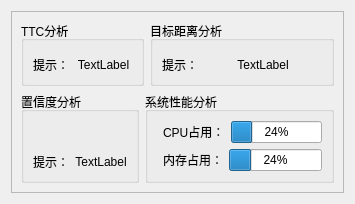
     <widget class="QWidget" name="tab_analysis">
      <attribute name="title">
       <string>深度分析</string>
      </attribute>
      <layout class="QVBoxLayout" name="verticalLayout_12">
       <item>
        <widget class="QFrame" name="frame_2">
         <property name="frameShape">
          <enum>QFrame::Shape::StyledPanel</enum>
         </property>
         <property name="frameShadow">
          <enum>QFrame::Shadow::Raised</enum>
         </property>
         <layout class="QVBoxLayout" name="verticalLayout_18">
          <item>
           <layout class="QVBoxLayout" name="verticalLayout_11" stretch="5,5">
            <item>
             <layout class="QHBoxLayout" name="horizontalLayout_8" stretch="4,6">
              <item>
               <widget class="QGroupBox" name="groupBox_7">
                <property name="title">
                 <string>TTC分析</string>
                </property>
                <layout class="QVBoxLayout" name="verticalLayout_16">
                 <item>
                  <layout class="QVBoxLayout" name="verticalLayout_15" stretch="8,2">
                   <item>
                    <widget class="PlotWidget" name="plot_sensor_center" native="true">
                     <property name="font">
                      <font>
                       <family>Microsoft YaHei UI</family>
                       <pointsize>-1</pointsize>
                       <stylestrategy>NoAntialias</stylestrategy>
                      </font>
                     </property>
                    </widget>
                   </item>
                   <item>
                    <layout class="QHBoxLayout" name="horizontalLayout_15" stretch="2,8">
                     <item>
                      <widget class="QLabel" name="label_5">
                       <property name="text">
                        <string>提示：</string>
                       </property>
                       <property name="alignment">
                        <set>Qt::AlignmentFlag::AlignCenter</set>
                       </property>
                      </widget>
                     </item>
                     <item>
                      <widget class="QLabel" name="label_prompt">
                       <property name="text">
                        <string>TextLabel</string>
                       </property>
                       <property name="alignment">
                        <set>Qt::AlignmentFlag::AlignCenter</set>
                       </property>
                      </widget>
                     </item>
                    </layout>
                   </item>
                  </layout>
                 </item>
                </layout>
               </widget>
              </item>
              <item>
               <widget class="QGroupBox" name="groupBox_8">
                <property name="title">
                 <string>目标距离分析</string>
                </property>
                <layout class="QVBoxLayout" name="verticalLayout_26">
                 <item>
                  <widget class="PlotWidget" name="plot_target_distance" native="true"/>
                 </item>
                 <item>
                  <layout class="QHBoxLayout" name="horizontalLayout_35" stretch="2,8">
                   <item>
                    <widget class="QLabel" name="label_42">
                     <property name="text">
                      <string>提示：</string>
                     </property>
                     <property name="alignment">
                      <set>Qt::AlignmentFlag::AlignCenter</set>
                     </property>
                    </widget>
                   </item>
                   <item>
                    <widget class="QLabel" name="label_method_prompt">
                     <property name="text">
                      <string>TextLabel</string>
                     </property>
                     <property name="alignment">
                      <set>Qt::AlignmentFlag::AlignCenter</set>
                     </property>
                    </widget>
                   </item>
                  </layout>
                 </item>
                </layout>
               </widget>
              </item>
             </layout>
            </item>
            <item>
             <layout class="QHBoxLayout" name="horizontalLayout_9" stretch="4,6">
              <item>
               <widget class="QGroupBox" name="groupBox_9">
                <property name="title">
                 <string>置信度分析</string>
                </property>
                <layout class="QVBoxLayout" name="verticalLayout_19">
                 <item>
                  <layout class="QVBoxLayout" name="verticalLayout_17" stretch="8,2">
                   <item>
                    <widget class="PlotWidget" name="plot_sensor_conf" native="true"/>
                   </item>
                   <item>
                    <layout class="QHBoxLayout" name="horizontalLayout_16" stretch="2,8">
                     <item>
                      <widget class="QLabel" name="label_6">
                       <property name="text">
                        <string>提示：</string>
                       </property>
                       <property name="alignment">
                        <set>Qt::AlignmentFlag::AlignCenter</set>
                       </property>
                      </widget>
                     </item>
                     <item>
                      <widget class="QLabel" name="label_conf">
                       <property name="text">
                        <string>TextLabel</string>
                       </property>
                       <property name="alignment">
                        <set>Qt::AlignmentFlag::AlignCenter</set>
                       </property>
                      </widget>
                     </item>
                    </layout>
                   </item>
                  </layout>
                 </item>
                </layout>
               </widget>
              </item>
              <item>
               <widget class="QGroupBox" name="groupBox_13">
                <property name="title">
                 <string>系统性能分析</string>
                </property>
                <layout class="QVBoxLayout" name="verticalLayout_14">
                 <item>
                  <layout class="QHBoxLayout" name="horizontalLayout_14" stretch="6,4">
                   <item>
                    <widget class="PlotWidget" name="plot_sensor_fps" native="true"/>
                   </item>
                   <item>
                    <layout class="QVBoxLayout" name="verticalLayout_9" stretch="4,4">
                     <item>
                      <layout class="QHBoxLayout" name="horizontalLayout_10">
                       <item>
                        <widget class="QLabel" name="label_3">
                         <property name="text">
                          <string>CPU占用：</string>
                         </property>
                        </widget>
                       </item>
                       <item>
                        <widget class="QProgressBar" name="progressBar_cpu">
                         <property name="value">
                          <number>24</number>
                         </property>
                        </widget>
                       </item>
                      </layout>
                     </item>
                     <item>
                      <layout class="QHBoxLayout" name="horizontalLayout_13">
                       <item>
                        <widget class="QLabel" name="label_4">
                         <property name="text">
                          <string>内存占用：</string>
                         </property>
                        </widget>
                       </item>
                       <item>
                        <widget class="QProgressBar" name="progressBar_memory">
                         <property name="value">
                          <number>24</number>
                         </property>
                        </widget>
                       </item>
                      </layout>
                     </item>
                    </layout>
                   </item>
                  </layout>
                 </item>
                </layout>
               </widget>
              </item>
             </layout>
            </item>
           </layout>
          </item>
         </layout>
        </widget>
       </item>
      </layout>
     </widget>
